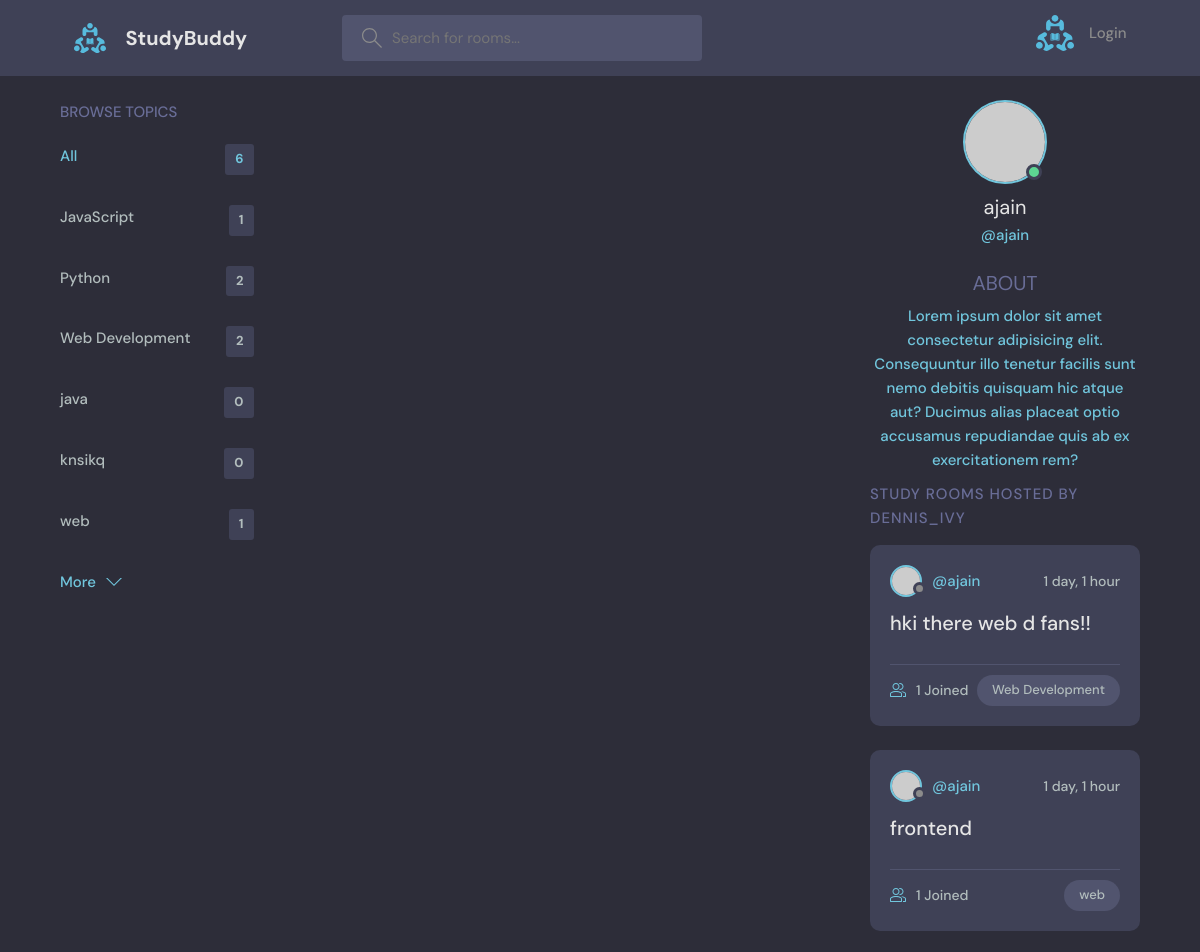
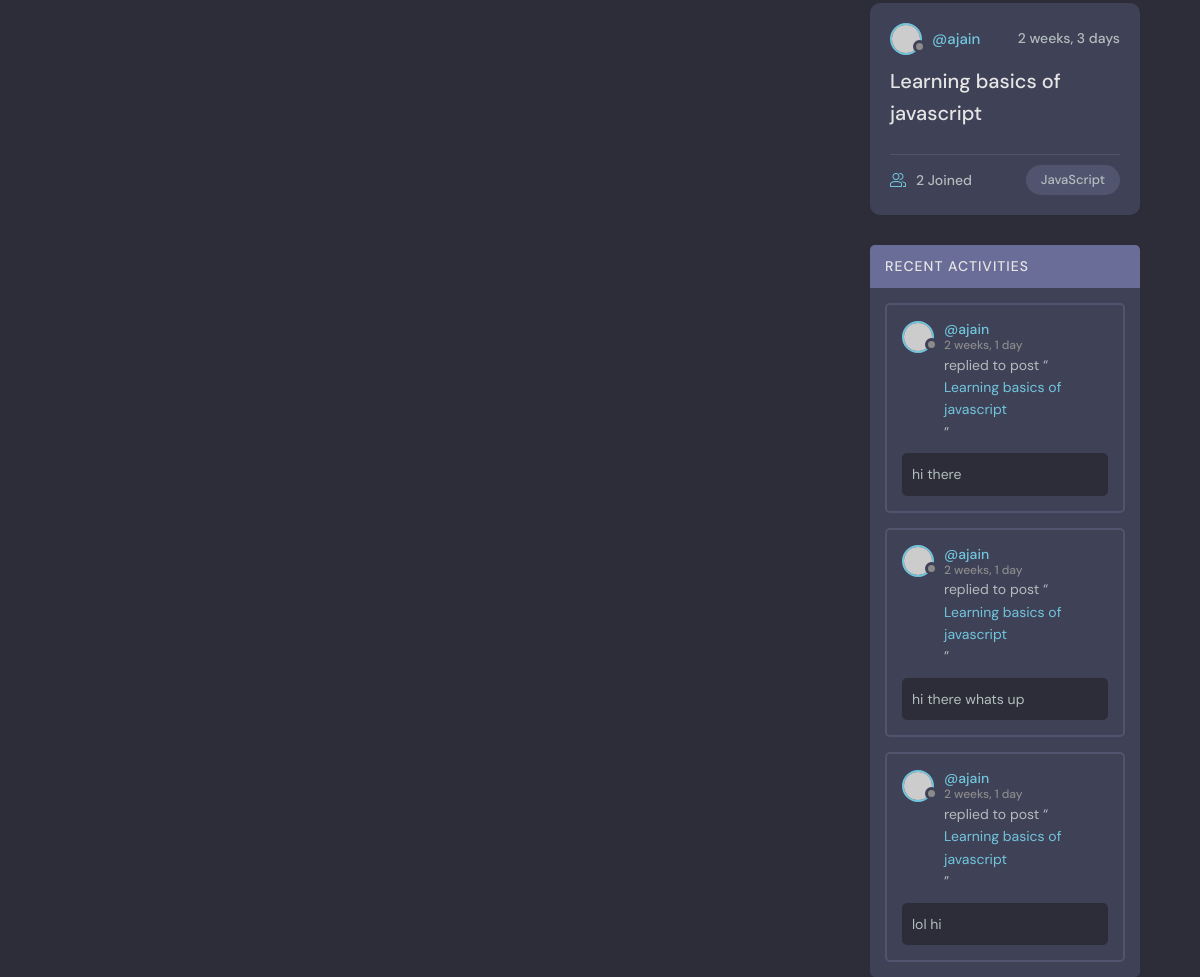
The app's page /profile/1 with its own data (2 pictures, top to bottom).
### base/models.py (models this page shows, shortened)
class Topic(models.Model):
    name = models.CharField(max_length=250)

class Room(models.Model):
    host = models.ForeignKey(User, on_delete=models.SET_NULL, null=True)
    topic = models.ForeignKey(Topic, on_delete=models.SET_NULL, null=True)
    name = models.CharField(max_length=250, null=True)
    description = models.TextField(max_length=260)
    participants = models.ManyToManyField(User, related_name='participants', blank=True)
    updated = models.DateTimeField(auto_now=True)
    created = models.DateTimeField(auto_now_add=True)
    def __str__(self):
        return self.name
    class Meta:
        ordering = ['-created','-updated']

class Message(models.Model):
    user = models.ForeignKey(User, on_delete=models.CASCADE)
    room = models.ForeignKey(Room, on_delete=models.CASCADE)
    body = models.TextField(max_length=250)
    updated = models.DateTimeField(auto_now=True)
    created = models.DateTimeField(auto_now_add=True)
    class Meta:
        ordering = ['-created','-updated']

### base/views.py (the view)
# urls.py: path('profile/<int:pk>',UserProfile, name='profile'),
def UserProfile(request, pk):
    user = User.objects.get(id=pk)
    rooms = user.room_set.all()
    room_messages = user.message_set.all()
    topics = Topic.objects.all()
    context = {'user':user, 'rooms':rooms, 'room_messages':room_messages, 'topics':topics}
    return render(request, 'base/profile.html', context)

### base/templates/base/profile.html (shortened to what this page needs)
{% extends 'main.html' %} {% block content %}
<main class="profile-page layout layout--3">
    <div class="container">
        {% include 'base/topics_component.html' %}
        <div class="roomList">
            <div class="profile">
                <div class="profile__avatar">
                    <div class="avatar avatar--large active">
                        <img src="https://randomuser.me/api/portraits/men/11.jpg" />
                    </div>
                </div>
                <div class="profile__info">
                    <h3>{{user.username}}</h3>
                    <p>@{{user.username}}</p>
                <div class="profile__about">
                    <h3>About</h3>
                    <p>
                        Lorem ipsum dolor sit amet consectetur adipisicing elit. Consequuntur illo tenetur facilis sunt nemo debitis quisquam hic atque aut? Ducimus alias placeat optio accusamus repudiandae quis ab ex exercitationem rem?
                    </p>
                </div>
            </div>
            <div class="roomList__header">
                <div>
                    <h2>Study Rooms Hosted by dennis_ivy</a>
                    </h2>
                </div>
            </div>
            {% include 'base/feed_component.html' %}
        </div>
        {% include 'base/activity_component.html' %}
    </div>
</main>
{% endblock %}

### templates/main.html (shortened to what this page needs)
<!DOCTYPE html> {% load static %}
<html lang="en">
<head>
    <link rel="stylesheet" href="{% static 'styles/style.css' %}" />
</head>
<body>
    {% include 'navbar.html' %}  {% block content %} {% endblock %}
</body>
</html>

### templates/navbar.html (shortened to what this page needs)
{% load static %}
<header class="header header--loggedIn">
    <div class="container">
        <a href="{% url 'home' %}" class="header__logo">
            <img src="{% static 'images/logo.svg' %}" />
            <h1>StudyBuddy</h1>
        </a>
        <form class="header__search" method="get" action="{% url 'home' %}">
            <label>
        <input name="q" placeholder="Search for rooms..." />
      </label>
        </form>
        <nav class="header__menu">
            {% if request.user.is_authenticated %}
            <div class="header__user">
                <a href="{% url 'update-user' %}">
                    <div class="avatar avatar--medium active">
                        <img src="https://randomuser.me/api/portraits/men/37.jpg" />
                    </div>
                    <p>{{request.user}}<span>@{{request.user.username}}</span></p>
                </a>
                <button class="dropdown-button">
          <svg version="1.1" xmlns="http://www.w3.org/2000/svg" width="32" height="32" viewBox="0 0 32 32">
            <title>chevron-down</title>
            <path d="M16 21l-13-13h-3l16 16 16-16h-3l-13 13z"></path>
          </svg>
        </button>
            </div>
            {% else %}
            <a href="{% url 'login' %}">
                <img src="{% static 'images/logo.svg' %}" />
                <p>Login</p>
            </a>
            {% endif %}
    </nav>
  </div>
</header>

### base/templates/base/topics_component.html
<div class="topics">
    <div class="topics__header">
        <h2>Browse Topics</h2>
    </div>
    <ul class="topics__list">
        <li>
            <a href="{% url 'home' %}" class="active">All <span>{{topics.count}}</span></a>
        </li>
        {% for topic in topics %}
        <li>
            <a href="{% url 'home' %}?q={{topic.name}}">{{topic.name}}<span>{{topic.room_set.all.count}}</span></a>
        </li>
        {% endfor %}
    </ul>
    <a class="btn btn--link" href="{% url 'topics' %}">
    More
    <svg version="1.1" xmlns="http://www.w3.org/2000/svg" width="32" height="32" viewBox="0 0 32 32">
      <title>chevron-down</title>
      <path d="M16 21l-13-13h-3l16 16 16-16h-3l-13 13z"></path>
    </svg>
  </a>
</div>

### base/templates/base/feed_component.html (shortened to what this page needs)
{% for room in rooms %}
<div class="roomListRoom">
    <div class="roomListRoom__header">
        <a href="{% url 'profile' room.host.id %}" class="roomListRoom__author">
            <div class="avatar avatar--small">
                <img src="https://randomuser.me/api/portraits/women/11.jpg" />
            </div>
            <span>@{{room.host.username}}</span>
        </a>
        <div class="roomListRoom__actions">
            <span>{{room.created|timesince}}</span>
        </div>
    </div>
    <div class="roomListRoom__content">
        <a href="{% url 'rooms' room.id %}">{{room.name}}</a>
    </div>
    <div class="roomListRoom__meta">
        <a href="{% url 'rooms' room.id %}" class="roomListRoom__joined">
     {{room.participants.all.count}} Joined
        </a>
        <p class="roomListRoom__topic">{{room.topic.name}}</p>
    </div>
</div>
{% endfor %}

### base/templates/base/activity_component.html (shortened to what this page needs)
<div class="activities">
    <div class="activities__header">
        <h2>Recent Activities</h2>
    </div>
    {% for message in room_messages %}
    <div class="activities__box">
        <div class="activities__boxHeader roomListRoom__header">
            <a href="{% url 'profile' message.user.id %}" class="roomListRoom__author">
                <div class="avatar avatar--small">
                    <img src="https://randomuser.me/api/portraits/women/11.jpg" />
                </div>
                <p>
                    @{{message.user}}
                    <span>{{message.created|timesince}}</span>
                </p>
            </a>
        </div>
        <div class="activities__boxContent">
            <p>replied to post “<a href="{% url 'rooms' message.room.id %}">{{message.room}}</a>”</p>
            <div class="activities__boxRoomContent">
                {{message.body}}
            </div>
        </div>
    </div>
    {% endfor %}
</div>

### records on screen
Topic: name "JavaScript", room_set.all.count "1"
Topic: name "Python", room_set.all.count "2"
Topic: name "Web Development", room_set.all.count "2"
Topic: name "java", room_set.all.count "0"
Topic: name "knsikq", room_set.all.count "0"
Topic: name "web", room_set.all.count "1"
Room: host.username "ajain", created "1 day, 1 hour", name "hki there web d fans!!", participants.all.count "1", topic.name "Web Development"
Room: host.username "ajain", created "1 day, 1 hour", name "frontend", participants.all.count "1", topic.name "web"
Room: host.username "ajain", created "2 weeks, 3 days", name "Learning basics of javascript", participants.all.count "2", topic.name "JavaScript"
Message: user "ajain", created "2 weeks, 1 day", room "Learning basics of javascript", body "hi there"
Message: user "ajain", created "2 weeks, 1 day", room "Learning basics of javascript", body "hi there whats up"
Message: user "ajain", created "2 weeks, 1 day", room "Learning basics of javascript", body "lol hi"

### other values on screen
{{ topics.count }} "6"
{{ user.username }} "ajain"
